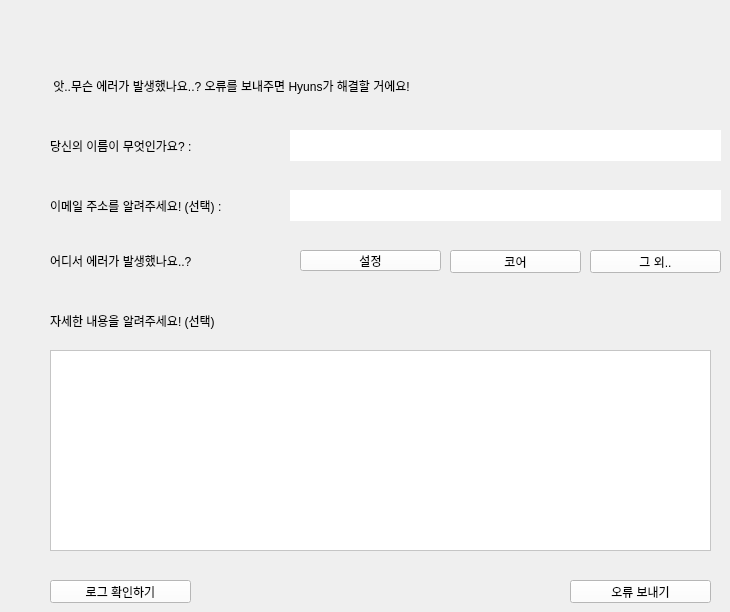
   <widget class="QWidget" name="goerror_page">
    <widget class="QLabel" name="goerror_label">
     <property name="geometry">
      <rect>
       <x>50</x>
       <y>70</y>
       <width>671</width>
       <height>31</height>
      </rect>
     </property>
     <property name="text">
      <string> 앗..무슨 에러가 발생했나요..? 오류를 보내주면 Hyuns가 해결할 거에요!</string>
     </property>
    </widget>
    <widget class="QLabel" name="name_label">
     <property name="geometry">
      <rect>
       <x>50</x>
       <y>130</y>
       <width>221</width>
       <height>31</height>
      </rect>
     </property>
     <property name="text">
      <string>당신의 이름이 무엇인가요? : </string>
     </property>
    </widget>
    <widget class="QLineEdit" name="name_line">
     <property name="geometry">
      <rect>
       <x>290</x>
       <y>130</y>
       <width>431</width>
       <height>31</height>
      </rect>
     </property>
     <property name="autoFillBackground">
      <bool>false</bool>
     </property>
     <property name="styleSheet">
      <string notr="true">background-color: rgb(255, 255, 255);
color: rgb(0, 0, 0);</string>
     </property>
     <property name="frame">
      <bool>false</bool>
     </property>
    </widget>
    <widget class="QLabel" name="email_label">
     <property name="geometry">
      <rect>
       <x>50</x>
       <y>190</y>
       <width>211</width>
       <height>31</height>
      </rect>
     </property>
     <property name="text">
      <string>이메일 주소를 알려주세요! (선택) : </string>
     </property>
    </widget>
    <widget class="QLineEdit" name="email_line">
     <property name="geometry">
      <rect>
       <x>290</x>
       <y>190</y>
       <width>431</width>
       <height>31</height>
      </rect>
     </property>
     <property name="autoFillBackground">
      <bool>false</bool>
     </property>
     <property name="styleSheet">
      <string notr="true">background-color: rgb(255, 255, 255);
color: rgb(0, 0, 0);</string>
     </property>
     <property name="frame">
      <bool>false</bool>
     </property>
    </widget>
    <widget class="QLabel" name="where_label">
     <property name="geometry">
      <rect>
       <x>50</x>
       <y>250</y>
       <width>211</width>
       <height>21</height>
      </rect>
     </property>
     <property name="text">
      <string>어디서 에러가 발생했나요..?</string>
     </property>
    </widget>
    <widget class="QPushButton" name="error_core">
     <property name="geometry">
      <rect>
       <x>450</x>
       <y>250</y>
       <width>131</width>
       <height>23</height>
      </rect>
     </property>
     <property name="styleSheet">
      <string notr="true">background-color: rgb(255, 255, 255);
color: rgb(0, 0, 0);</string>
     </property>
     <property name="text">
      <string>코어</string>
     </property>
    </widget>
    <widget class="QPushButton" name="error_setting">
     <property name="geometry">
      <rect>
       <x>300</x>
       <y>250</y>
       <width>141</width>
       <height>21</height>
      </rect>
     </property>
     <property name="styleSheet">
      <string notr="true">background-color: rgb(255, 255, 255);
color: rgb(0, 0, 0);</string>
     </property>
     <property name="text">
      <string>설정</string>
     </property>
    </widget>
    <widget class="QPushButton" name="error_other">
     <property name="geometry">
      <rect>
       <x>590</x>
       <y>250</y>
       <width>131</width>
       <height>23</height>
      </rect>
     </property>
     <property name="styleSheet">
      <string notr="true">background-color: rgb(255, 255, 255);
color: rgb(0, 0, 0);</string>
     </property>
     <property name="text">
      <string>그 외..</string>
     </property>
    </widget>
    <widget class="QTextEdit" name="error_text">
     <property name="geometry">
      <rect>
       <x>50</x>
       <y>350</y>
       <width>661</width>
       <height>201</height>
      </rect>
     </property>
     <property name="styleSheet">
      <string notr="true">background-color: rgb(255, 255, 255);
color: rgb(0, 0, 0);</string>
     </property>
    </widget>
    <widget class="QLabel" name="error_label">
     <property name="geometry">
      <rect>
       <x>50</x>
       <y>310</y>
       <width>211</width>
       <height>21</height>
      </rect>
     </property>
     <property name="text">
      <string>자세한 내용을 알려주세요! (선택)</string>
     </property>
    </widget>
    <widget class="QPushButton" name="goerror_button_2">
     <property name="geometry">
      <rect>
       <x>570</x>
       <y>580</y>
       <width>141</width>
       <height>23</height>
      </rect>
     </property>
     <property name="styleSheet">
      <string notr="true">background-color: rgb(255, 255, 255);
color: rgb(0, 0, 0);</string>
     </property>
     <property name="text">
      <string>오류 보내기</string>
     </property>
    </widget>
    <widget class="QPushButton" name="check_log_button">
     <property name="geometry">
      <rect>
       <x>50</x>
       <y>580</y>
       <width>141</width>
       <height>23</height>
      </rect>
     </property>
     <property name="styleSheet">
      <string notr="true">background-color: rgb(255, 255, 255);
color: rgb(0, 0, 0);</string>
     </property>
     <property name="text">
      <string>로그 확인하기</string>
     </property>
    </widget>
   </widget>
